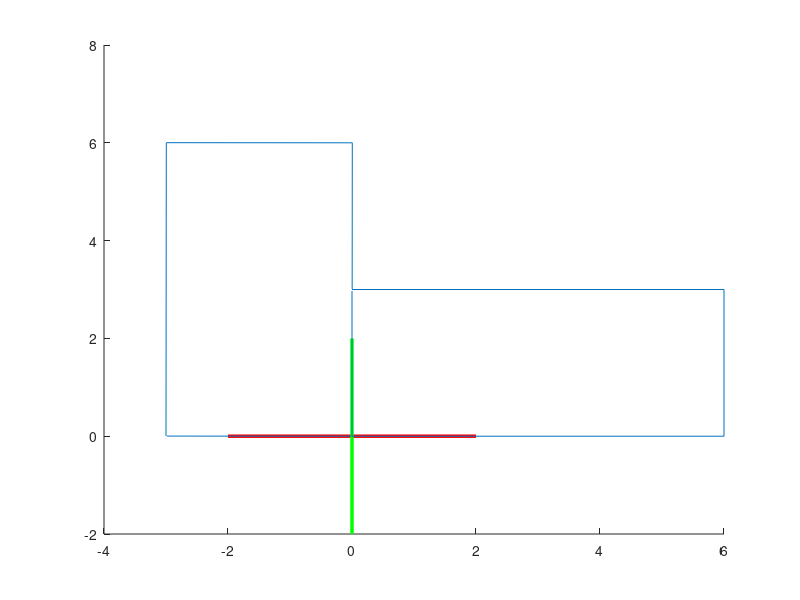

The MATLAB script that drew this image:
close all 

angle_rad = deg2rad(90);

for t=0:0.01:angle_rad
    clf 
    
line([-2 2],[0 0],[0 0],'color' ,[1 0 0],'linewidth', 2.5);
line([0 0],[-2 2],[0 0],'color' ,[0 1 0],'linewidth', 2.5);

p1= [0 0];
p2= [6 0];
p3= [6 3];
p4= [0 3];

line([p1(1) p2(1)],[p1(2) p2(2)],[0 0]);
line([p2(1) p3(1)],[p2(2) p3(2)],[6 0]);
line([p3(1) p4(1)],[p3(2) p4(2)],[6 3]);
line([p4(1) p1(1)],[p4(2) p1(2)],[0 3]);

angle_rad = deg2rad(90);

Rz=[cos(t) -sin(t); sin(t) cos(t)];

p1r=Rz*p1';
p2r=Rz*p2';
p3r=Rz*p3';
p4r=Rz*p4';

line([p1r(1) p2r(1)],[p1r(2) p2r(2)],[0 0]);
line([p2r(1) p3r(1)],[p2r(2) p3r(2)],[6 0]);
line([p3r(1) p4r(1)],[p3r(2) p4r(2)],[6 3]);
line([p4r(1) p1r(1)],[p4r(2) p1r(2)],[0 3]);
pause(0.01);
end